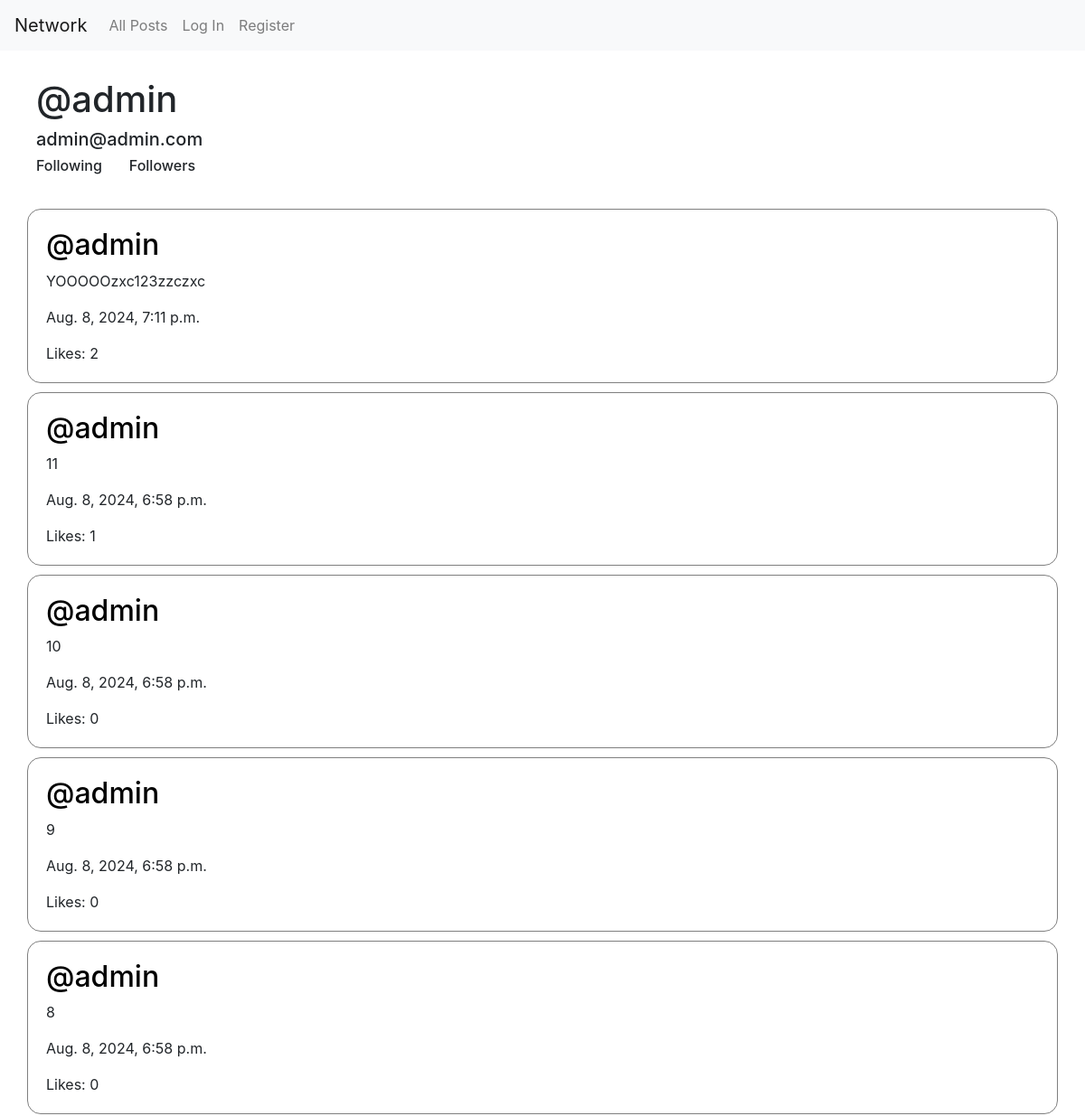
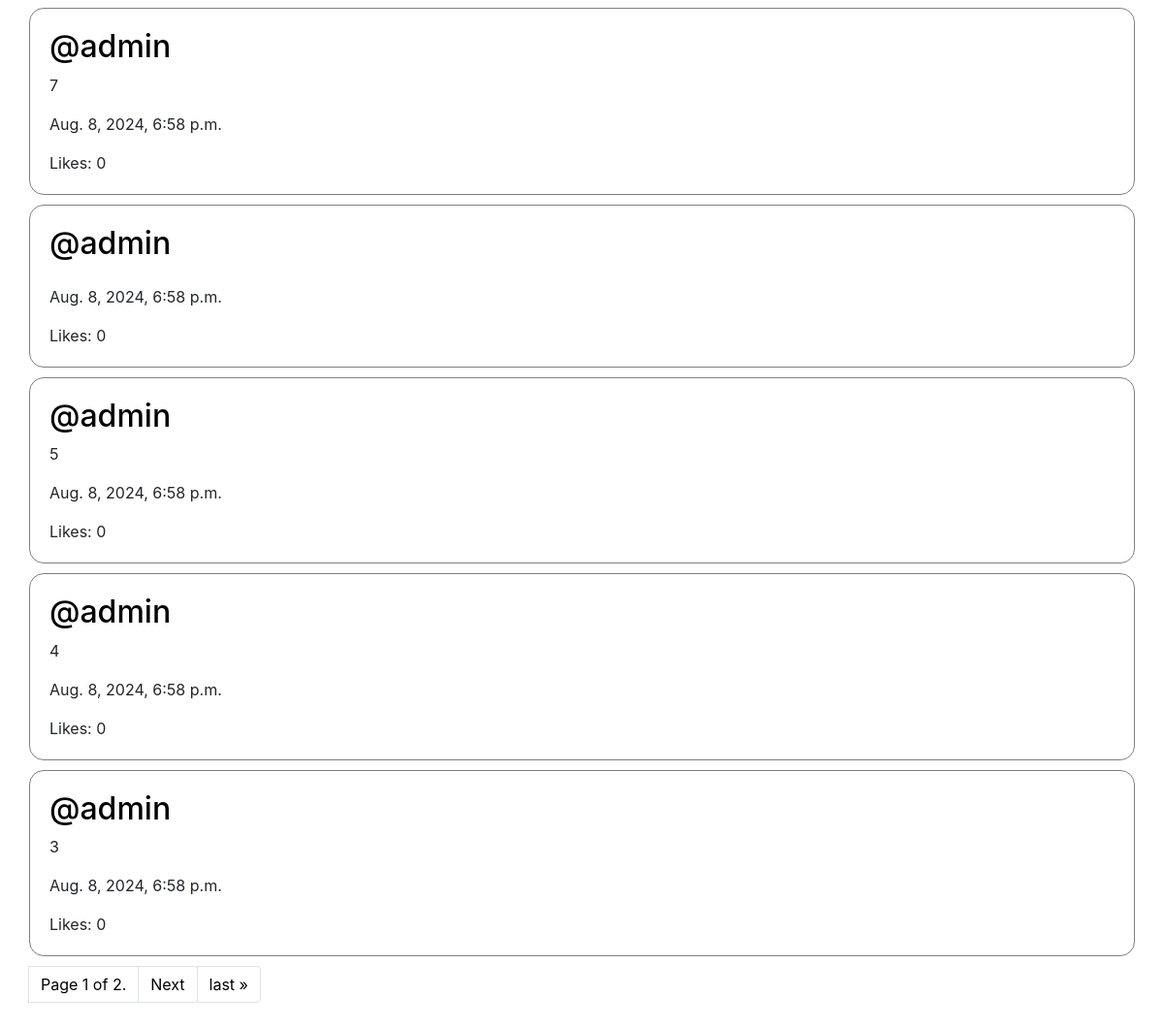
/profile/admin, run on the app's committed database (2 pictures, top to bottom).
### network/models.py (models this page shows, shortened)
class User(AbstractUser):
    pass

class Post(models.Model):
    user = models.ForeignKey(User, on_delete=models.CASCADE, related_name="posted")
    text = models.TextField()
    time = models.DateTimeField(auto_now_add=True)

### network/views.py (the view)
# urls.py: path("profile/<str:profile>", views.profile, name="profile"),
def profile(request, profile):
    user = User.objects.get(username=profile)
    if user:
        posts = Post.objects.filter(user=user).annotate(likes_count=Count('likes')).order_by('-time')
        follower = request.user
        paginator = Paginator(posts, 10)
        page_number = request.GET.get('page')
        page_obj = paginator.get_page(page_number)
        if (request.user.is_authenticated):
            isFollowing = Follows.objects.filter(follower=follower, following=user).exists()
            f = Follows.objects.filter(following=user)
            f2 = Follows.objects.filter(follower=user)
            followers = f.count()
            following = f2.count()
            return render(request, "network/profile.html", {
                "user1": user,
                "posts": page_obj,
                "isfollowing": isFollowing,
                "following": following,
                "followers": followers,
            })
        else:
            return render(request, "network/profile.html", {
                "user1": user,
                "posts": page_obj,
            })
    else:
        return HttpResponseRedirect(reverse("index"))

### network/templates/network/profile.html (shortened to what this page needs)
{% extends "network/layout.html" %}
{% block body %}
    <div style="padding: 20px 30px;">
        <div style="display: flex; justify-content: space-between;">
            <h1>@{{ user1.username }}</h1>
        </div>
        <h5>{{ user1.email }}</h5>
        <div style="display: flex;">
            <h6 style="margin-right: 15px;">{{ following }} Following</h6>
            <h6 style="margin-left: 15px;">{{ followers }} Followers</h6>
        </div>
    </div>
    <div style="padding: 0 20px; margin-top: 10px;">
        {% for post in posts %}
        <div class="post">
            <div style="display: flex; justify-content: space-between; align-items: center;">
                <a href="{% url 'profile' post.user.username %}" style="color: black;">
                    <h2>@{{ post.user }}</h2>
                </a>
            </div>
            <p id="Ptext_{{post.id}}">{{ post.text }}</p>
            <p>{{ post.time }}</p>
            <div>Likes: {{ post.likes_count }}</div>
        </div>
        {% empty %}
        This user has not yet created a post.
        {% endfor %}
        <nav aria-label="...">
            <ul class="pagination">
            <span class="current page-link" style="color: black;">
                Page {{ posts.number }} of {{ posts.paginator.num_pages }}.
                </span>
                {% if posts.has_next %}
                <li class="page-item" style="display: flex;">
                    <a class="page-link" href="?page={{ posts.next_page_number }}" style="color: black;">Next</a>
                    <a class="page-link" href="?page={{ posts.paginator.num_pages }}" style="color: black;">last &raquo;</a>
                </li>
                {% endif %}
            </ul>
        </nav>
    </div>
{% endblock %}

### network/templates/network/layout.html (shortened to what this page needs)
{% load static %}
<!DOCTYPE html>
<html lang="en">
    <head>
        <link rel="stylesheet" href="https://stackpath.bootstrapcdn.com/bootstrap/4.4.1/css/bootstrap.min.css">
        <link href="{% static 'network/styles.css' %}" rel="stylesheet">
    </head>
    <body>
        <nav class="navbar navbar-expand-lg navbar-light bg-light">
            <a class="navbar-brand" href="{% url 'index' %}">Network</a>
            <div>
              <ul class="navbar-nav mr-auto">
                <li class="nav-item">
                  <a class="nav-link" href="{% url 'index' %}">All Posts</a>
                </li>
                {% if user.is_authenticated %}
                    <li class="nav-item">
                        <a class="nav-link" href="{% url 'following' %}">Following</a>
                    </li>
                    <li class="nav-item">
                        <a class="nav-link" href="{% url 'logout' %}">Log Out</a>
                    </li>
                {% else %}
                    <li class="nav-item">
                        <a class="nav-link" href="{% url 'login' %}">Log In</a>
                    </li>
                    <li class="nav-item">
                        <a class="nav-link" href="{% url 'register' %}">Register</a>
                    </li>
                {% endif %}
              </ul>
            </div>
          </nav>
        <div class="body" >
            {% block body %}
            {% endblock %}
        </div>
    </body>
</html>

### network/static/network/styles.css (style rules this page uses)
.body { padding: 10px; }
.post { display: flex; flex-direction: column; width: 100%; border: 1px solid rgba(0, 0, 0, .5); padding: 20px; border-radius: 15px; margin: 10px 0; }

### data on the page
User: username "admin", email "admin@admin.com"
Post: user "admin", text "YOOOOOzxc123zzczxc", time "Aug. 8, 2024, 7:11 p.m.", likes_count "2"
Post: user "admin", text "11", time "Aug. 8, 2024, 6:58 p.m.", likes_count "1"
Post: user "admin", text "10", time "Aug. 8, 2024, 6:58 p.m.", likes_count "0"
Post: user "admin", text "9", time "Aug. 8, 2024, 6:58 p.m.", likes_count "0"
Post: user "admin", text "8", time "Aug. 8, 2024, 6:58 p.m.", likes_count "0"
Post: user "admin", text "7", time "Aug. 8, 2024, 6:58 p.m.", likes_count "0"
Post: user "admin", time "Aug. 8, 2024, 6:58 p.m.", likes_count "0"
Post: user "admin", text "5", time "Aug. 8, 2024, 6:58 p.m.", likes_count "0"
Post: user "admin", text "4", time "Aug. 8, 2024, 6:58 p.m.", likes_count "0"
Post: user "admin", text "3", time "Aug. 8, 2024, 6:58 p.m.", likes_count "0"

### other printed values
{{ posts.number }} "1"
{{ posts.paginator.num_pages }} "2"
